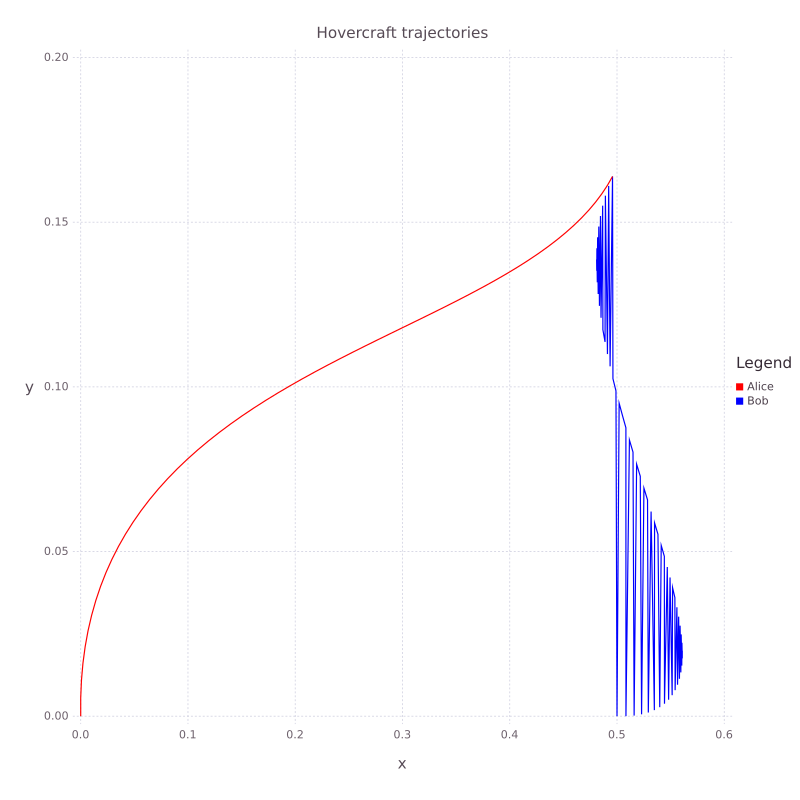

The script that drew this image:
using JuMP
using Gadfly

m = Model()

# Time
t = 60

# A = Alice, B = Bob
# Positions
@defVar(m, Aposition[1:2,1:t])
@defVar(m, Bposition[1:2,1:t])

# Velocities
@defVar(m, Avelocity[1:2,1:t])
@defVar(m, Bvelocity[1:2,1:t])

# Thruster input
@defVar(m, Athrust[1:2,1:t])
@defVar(m, Bthrust[1:2,1:t])

# Initial Velocity and Position
@addConstraint(m, Aposition[:,1] .== [0,0])
@addConstraint(m, Bposition[:,1] .== [0.5,0]) # Half a mile east

@addConstraint(m, Avelocity[:,1] .== [0,20]) # 20 mph North
@addConstraint(m, Bvelocity[:,1] .== [30,0]) # 30 mph East

# Add functions to calculate position and velocity
cnst = 1/3600
for i in 1:t-1
	@addConstraint(m, Aposition[:,i+1] .== Aposition[:,i] + cnst.*Avelocity[:,i])
	@addConstraint(m, Bposition[:,i+1] .== Bposition[:,i] + cnst.*Bvelocity[:,i])
	@addConstraint(m, Avelocity[:,i+1] .== Avelocity[:,i] + Athrust[:,i])
	@addConstraint(m, Bvelocity[:,i+1] .== Bvelocity[:,i] + Bthrust[:,i])
end

# Meet at the same point at t = 60
@addConstraint(m, Aposition[:,t] .== Bposition[:,t])

# Same velocity when they meet
@addConstraint(m, Avelocity[:,t] .== Bvelocity[:,t])

# Minimize energy
@setObjective(m, Min, sum(Athrust.^2) + sum(Bthrust.^2))

status = solve(m)

# time = collect(1:1:60)
Apost = getValue(Aposition)
Bpost = getValue(Bposition)
Avelo = getValue(Avelocity)
Bvelo = getValue(Bvelocity)

# Print results
println("Alice and Bob's position at time t = 60")
println(Apost[:,60], Bpost[:,60])

println("Alice and Bob's velocity at time t = 60")
println(Avelo[:,60], Bvelo[:,60])

# Find the maximum velocity for Alice
xMax = Avelo[1,1]
yMax = Avelo[2,1]
for i in 2:t
	if Avelo[1,i] > xMax
		xMax = Avelo[1,i]
	end
	if Avelo[2,i] > yMax
		yMax = Avelo[2,i]
	end
end

println("Maximum X velocity: ", xMax)
println("Maximum Y velocity: ", yMax)


# Plot the graph
layer1 = layer(x = Apost[1,:][:], y = Apost[2,:][:], Geom.line, Theme(default_color=color("red")))
layer2 = layer(x = Bpost[1,:][:], y = Bpost[2,:][:], Geom.line, Theme(default_color=color("blue")))

Graph1 = plot(layer1, layer2, Guide.title("Hovercraft trajectories"), Guide.xlabel("x"), Guide.ylabel("y"), Guide.manual_color_key("Legend", ["Alice", "Bob"], ["red", "blue"]))

draw(PDF("5b.pdf", 8inch, 8inch), Graph1)

#=
	Explanation
	Alice and Bob's position at time t = 60
	The optimal rendezvous point is the same as part 1
	But it uses up more energy
	Alice: [0.49583333333333357,0.16388888888888883]
	Bob:   [0.49583333333333357,0.16388888888888883]

	Alice and Bob's velocity at time t = 60
	They meet at the same velocity
	Alice: [15.000000000000012,9.999999999999998]
	Bob:   [15.000000000000012,9.999999999999998]

	Alice's velocity exceeded 35
	Maximum X velocity: 42.23845704266512
	Maximum Y velocity: 20.0

	More explanation commented in text
=#
